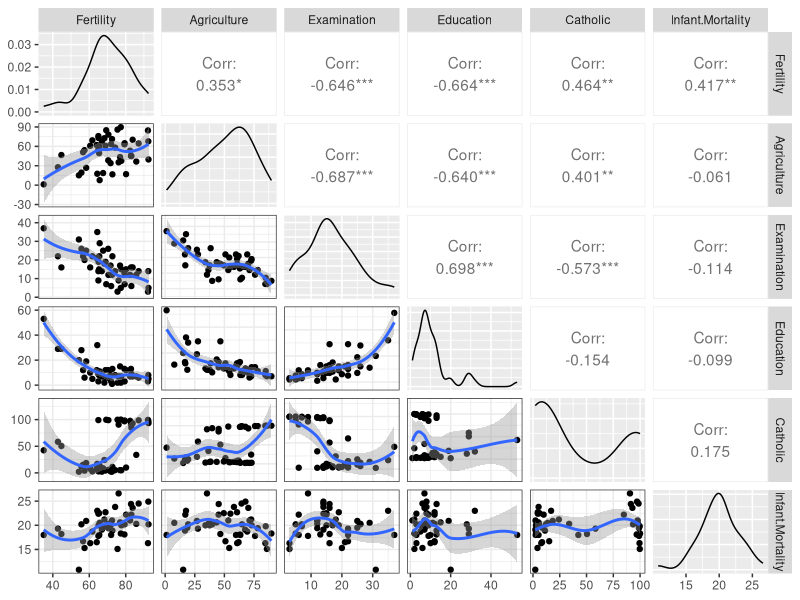
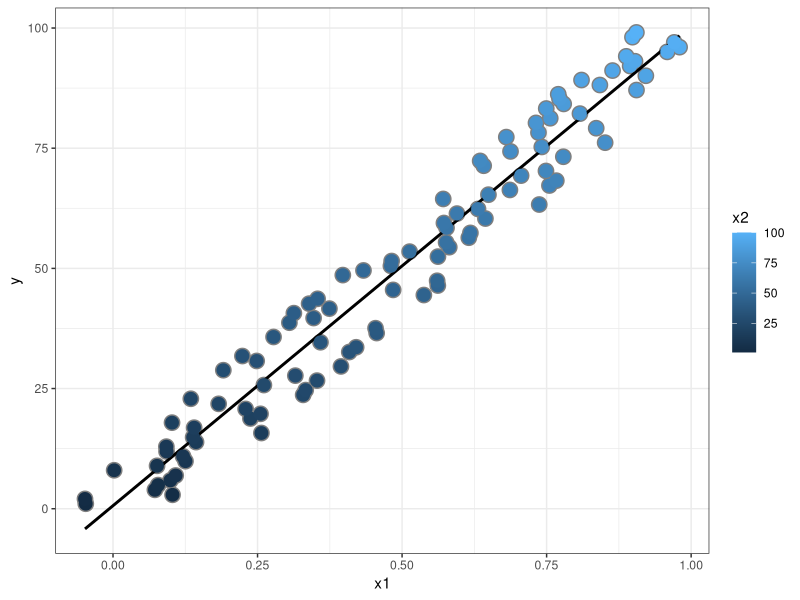
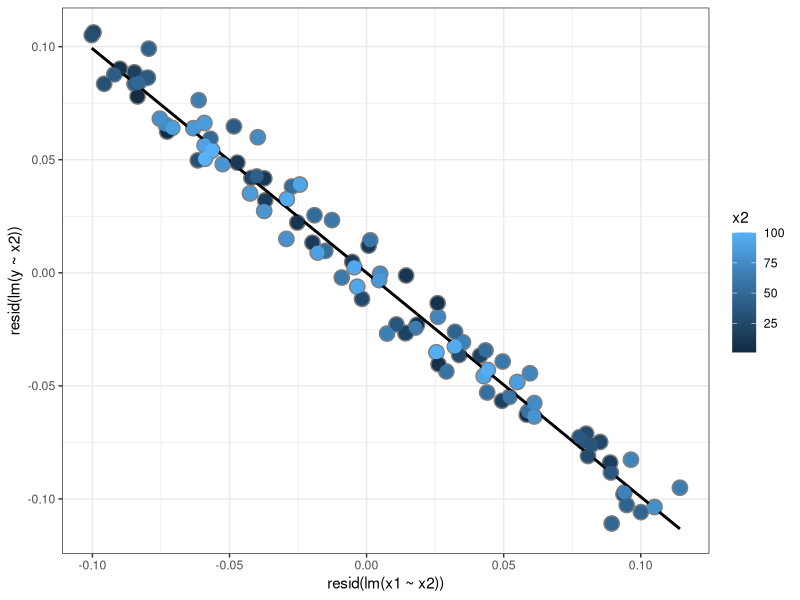
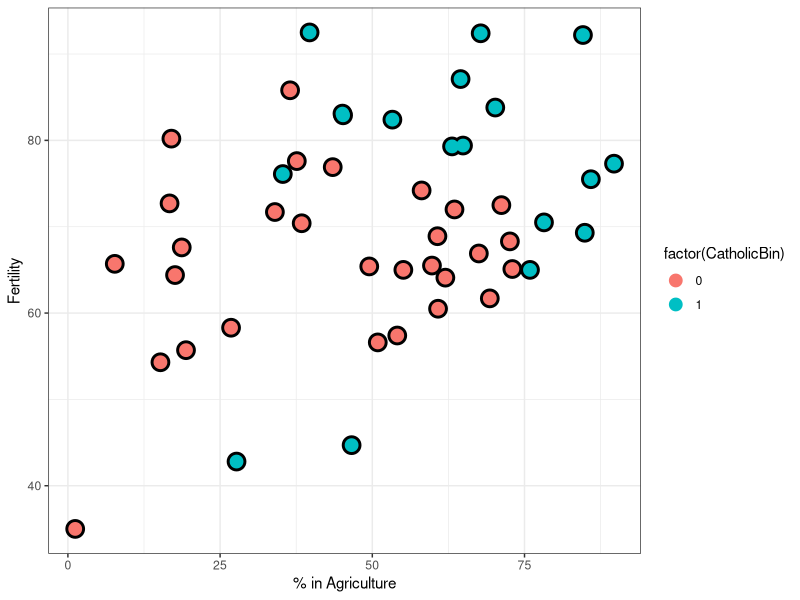
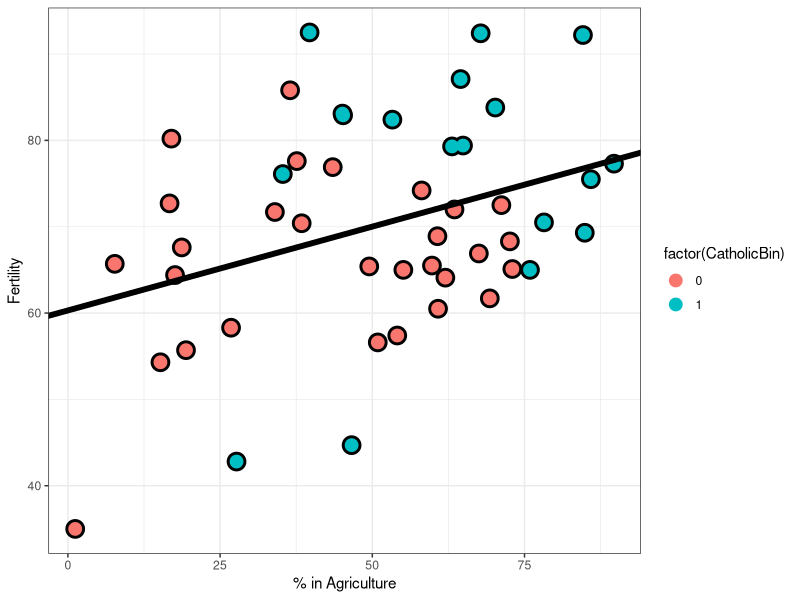
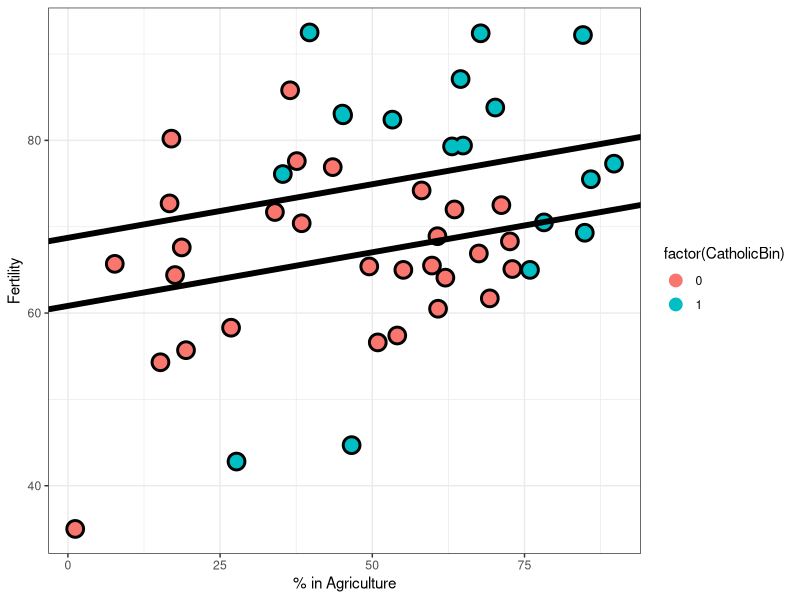
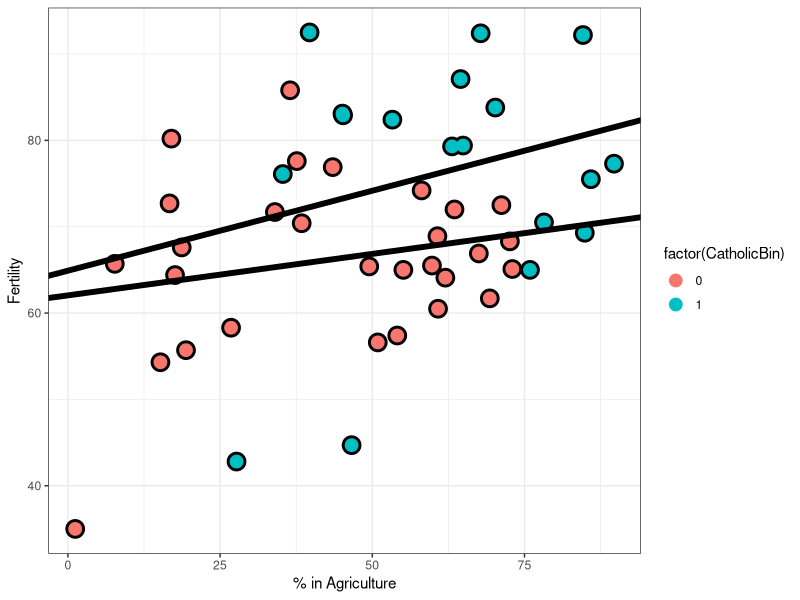

Here is the R script that generated these plots, in order:
## ---- chunk 1
require(datasets); data(swiss); require(GGally); require(ggplot2)
my_fn <- function(data, mapping, method="loess", ...){
      p <- ggplot(data = data, mapping = mapping) + 
      geom_point() + 
      geom_smooth(method=method, ...) + theme_bw()
      p
    }

# Default loess curve    
ggpairs(swiss, lower = list(continuous = my_fn))
## ---- chunk 2
modelo <- lm(Fertility ~ . , data = swiss)
summary(modelo)$coefficients
## ---- chunk 3
summary(lm(Fertility ~ Agriculture, data = swiss))$coefficients
## ---- chunk 4
n <- 100
x2 <- 1 : n
x1 <- .01 * x2 + runif(n, -.1, .1)
y = -x1 + x2 + rnorm(n, sd = .01)
summary(lm(y ~ x1))$coef
summary(lm(y ~ x1 + x2))$coef
## ---- chunk 5
dat = data.frame(y = y, x1 = x1, x2 = x2, ey = resid(lm(y ~ x2)), ex1 = resid(lm(x1 ~ x2)))
library(ggplot2)
g = ggplot(dat, aes(y = y, x = x1, colour = x2))
g = g + geom_point(colour="grey50", size = 5) + geom_smooth(method = lm, se = FALSE, colour = "black") 
g = g + geom_point(size = 4)  + theme_bw()
g
## ---- chunk 6
g2 = ggplot(dat, aes(y = ey, x = ex1, colour = x2))  
g2 = g2 + geom_point(colour="grey50", size = 5) + geom_smooth(method = lm, se = FALSE, colour = "black") + geom_point(size = 4) +ylab("resid(lm(y ~ x2))")+xlab("resid(lm(x1 ~ x2))") + theme_bw()
g2
## ---- chunk 7
library(dplyr); 
swiss = mutate(swiss, CatholicBin = 1 * (Catholic > 50))
## ---- chunk 8
g = ggplot(swiss, aes(x = Agriculture, y = Fertility, colour = factor(CatholicBin)))
g = g + geom_point(size = 6, colour = "black") + geom_point(size = 4)
g = g + xlab("% in Agriculture") + ylab("Fertility") + theme_bw()
g
## ---- chunk 9
summary(lm(Fertility ~ Agriculture, data = swiss))$coef
## ---- chunk 10
fit = lm(Fertility ~ Agriculture, data = swiss)
g1 = g
g1 = g1 + geom_abline(intercept = coef(fit)[1], slope = coef(fit)[2], size = 2)
g1
## ---- chunk 11
summary(lm(Fertility ~ Agriculture + factor(CatholicBin), data = swiss))$coef
## ---- chunk 12
fit = lm(Fertility ~ Agriculture + factor(CatholicBin), data = swiss)
g1 = g
g1 = g1 + geom_abline(intercept = coef(fit)[1], slope = coef(fit)[2], size = 2)
g1 = g1 + geom_abline(intercept = coef(fit)[1] + coef(fit)[3], slope = coef(fit)[2], size = 2)
g1
## ---- chunk 13
summary(lm(Fertility ~ Agriculture * factor(CatholicBin), data = swiss))$coef
## ---- chunk 14
fit = lm(Fertility ~ Agriculture * factor(CatholicBin), data = swiss)
g1 = g
g1 = g1 + geom_abline(intercept = coef(fit)[1], slope = coef(fit)[2], size = 2)
g1 = g1 + geom_abline(intercept = coef(fit)[1] + coef(fit)[3], 
                          slope = coef(fit)[2] + coef(fit)[4], size = 2)
g1
